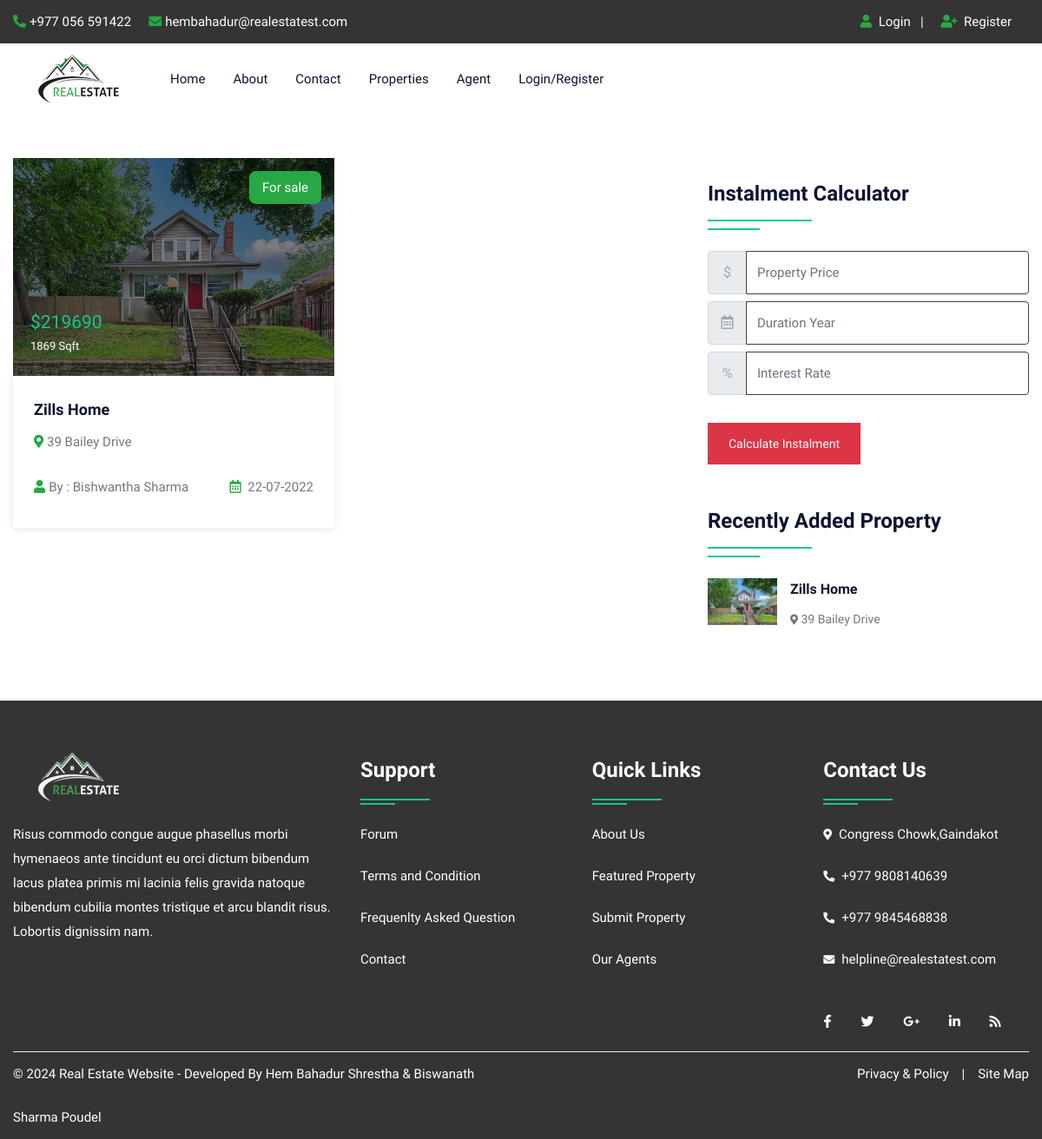
Page /stateproperty.php?id=Colotana on the committed database.
### tables this page shows
CREATE TABLE `property` (
  `pid` int(50) NOT NULL,
  `title` varchar(200) NOT NULL,
  `pcontent` longtext NOT NULL,
  `type` varchar(100) NOT NULL,
  `bhk` varchar(50) NOT NULL,
  `stype` varchar(100) NOT NULL,
  `bedroom` int(50) NOT NULL,
  `bathroom` int(50) NOT NULL,
  `balcony` int(50) NOT NULL,
  `kitchen` int(50) NOT NULL,
  `hall` int(50) NOT NULL,
  `floor` varchar(50) NOT NULL,
  `size` int(50) NOT NULL,
  `price` int(50) NOT NULL,
  `location` varchar(200) NOT NULL,
  `city` varchar(100) NOT NULL,
  `state` varchar(100) NOT NULL,
  `feature` longtext NOT NULL,
  `pimage` varchar(300) NOT NULL,
  `pimage1` varchar(300) NOT NULL,
  `pimage2` varchar(300) NOT NULL,
  `pimage3` varchar(300) NOT NULL,
  `pimage4` varchar(300) NOT NULL,
  `uid` int(50) NOT NULL,
  `status` varchar(50) NOT NULL,
  `mapimage` varchar(300) NOT NULL,
  `topmapimage` varchar(300) NOT NULL,
  `groundmapimage` varchar(300) NOT NULL,
  `totalfloor` varchar(50) NOT NULL,
  `date` datetime NOT NULL DEFAULT CURRENT_TIMESTAMP,
  `isFeatured` int(11) DEFAULT NULL
);

CREATE TABLE `user` (
  `uid` int(50) NOT NULL,
  `uname` varchar(100) NOT NULL,
  `uemail` varchar(100) NOT NULL,
  `uphone` varchar(20) NOT NULL,
  `upass` varchar(50) NOT NULL,
  `utype` varchar(50) NOT NULL,
  `uimage` varchar(300) NOT NULL
);

### stateproperty.php (the view, shortened to what this page needs)
<!DOCTYPE html>
<html lang="en">
<head>
    <link rel="stylesheet" type="text/css" href="css/bootstrap.min.css">
    <link rel="stylesheet" type="text/css" href="css/bootstrap-slider.css">
    <link rel="stylesheet" type="text/css" href="css/jquery-ui.css">
    <link rel="stylesheet" type="text/css" href="css/layerslider.css">
    <link rel="stylesheet" type="text/css" href="css/color.css" id="color-change">
    <link rel="stylesheet" type="text/css" href="css/owl.carousel.min.css">
    <link rel="stylesheet" type="text/css" href="css/font-awesome.min.css">
    <link rel="stylesheet" type="text/css" href="fonts/flaticon/flaticon.css">
    <link rel="stylesheet" type="text/css" href="css/style.css">
</head>
<body>
    <div id="page-wrapper">
        <div class="row">
            <?php include("include/header.php"); ?>
            <div class="full-row">
                <div class="container">
                    <div class="row">
                        <div class="col-lg-8">
                            <div class="row">
                                <?php
                                $state = $_REQUEST['id'];
                                $query = mysqli_query($con, "SELECT property.*, user.uname,user.utype,user.uimage FROM `property`,`user` WHERE property.uid=user.uid and state='$state'");
                                while ($row = mysqli_fetch_array($query)) {
                                ?>
                                    <div class="col-md-6">
                                        <div class="featured-thumb hover-zoomer mb-4">
                                            <div class="overlay-black overflow-hidden position-relative"> <img src="admin/property/<?php echo $row['18']; ?>" alt="pimage">
                                                <div class="sale bg-success text-white">For <?php echo $row['5']; ?></div>
                                                <div class="price text-primary text-capitalize">$<?php echo $row['13']; ?> <span class="text-white"><?php echo $row['12']; ?> Sqft</span></div>
                                            </div>
                                            <div class="featured-thumb-data shadow-one">
                                                <div class="p-4">
                                                    <h5 class="text-secondary hover-text-success mb-2 text-capitalize"><a href="propertydetail.php?pid=<?php echo $row['0']; ?>"><?php echo $row['1']; ?></a></h5>
                                                    <span class="location text-capitalize"><i class="fas fa-map-marker-alt text-success"></i> <?php echo $row['14']; ?></span>
                                                </div>
                                                <div class="px-4 pb-4 d-inline-block w-100">
                                                    <div class="float-left text-capitalize"><i class="fas fa-user text-success mr-1"></i>By : <?php echo $row['uname']; ?></div>
                                                    <div class="float-right"><i class="far fa-calendar-alt text-success mr-1"></i> <?php echo date('d-m-Y', strtotime($row['date'])); ?></div>
                                                </div>
                                            </div>
                                        </div>
                                    </div>
                                <?php } ?>
                            </div>
                        </div>
                        <div class="col-lg-4">
                            <div class="sidebar-widget">
                                <h4 class="double-down-line-left text-secondary position-relative pb-4 my-4">Instalment Calculator</h4>
                                <form class="d-inline-block w-100" action="calc.php" method="post">
                                    <div class="input-group mb-2 mr-sm-2">
                                        <div class="input-group-prepend">
                                            <div class="input-group-text">$</div>
                                        </div>
                                        <input type="text" class="form-control" name="amount" placeholder="Property Price">
                                    </div>
                                    <div class="input-group mb-2 mr-sm-2">
                                        <div class="input-group-prepend">
                                            <div class="input-group-text"><i class="far fa-calendar-alt"></i></div>
                                        </div>
                                        <input type="text" class="form-control" name="month" placeholder="Duration Year">
                                    </div>
                                    <div class="input-group mb-2 mr-sm-2">
                                        <div class="input-group-prepend">
                                            <div class="input-group-text">%</div>
                                        </div>
                                        <input type="text" class="form-control" name="interest" placeholder="Interest Rate">
                                    </div>
                                    <button type="submit" value="submit" name="calc" class="btn btn-danger mt-4">Calculate Instalment</button>
                                </form>
                            </div>
                            <div class="sidebar-widget mt-5">
                                <h4 class="double-down-line-left text-secondary position-relative pb-4 mb-4">Recently Added Property</h4>
                                <ul class="property_list_widget">
                                    <?php
                                    $query = mysqli_query($con, "SELECT * FROM `property` ORDER BY date DESC LIMIT 6");
                                    while ($row = mysqli_fetch_array($query)) {
                                    ?>
                                        <li> <img src="admin/property/<?php echo $row['18']; ?>" alt="pimage">
                                            <h6 class="text-secondary hover-text-success text-capitalize"><a href="propertydetail.php?pid=<?php echo $row['0']; ?>"><?php echo $row['1']; ?></a></h6>
                                            <span class="font-14"><i class="fas fa-map-marker-alt icon-success icon-small"></i> <?php echo $row['14']; ?></span>
                                        </li>
                                    <?php } ?>
                                </ul>
                            </div>
                        </div>
                    </div>
                </div>
            </div>
            <?php include("include/footer.php"); ?>
        </div>
    </div>
</body>
</html>

### css/color.css (style rules this page uses)
:root { --theme-ordinary-color: #74777b; }
:root { --theme-primary-color: #17c788; }
:root { --theme-secondary-color: #0d1432; }
:root { --theme-white-color: #fff; }
:root { --theme-light-color: #f8f8f8; }
:root { --theme-gray-color: #f5f5f5; }
:root { --theme-footer-color: #091b4b; }
:root { --theme-dark-color: #091b4b; }
:root { --text-light-color: #a3a7af; }
:root { --theme-primary-opacity-color: rgba(11, 191, 141, .8); }
:root { --theme-secondary-opacity-color: rgba(13, 20, 50, 0.7); }
:root { --theme-white-opacity-color: rgba(255, 255, 255, 0.3); }
:root { --theme-dark-opacity-color: rgba(0, 0, 0, 0.5); }
:root { --theme-ordinary-font: 'Muli', sans-serif; }
:root { --theme-highlight-font: 'Comfortaa', cursive; }

### rows in the picture
property: pimage (picture), stype "sale", price "219690", size "1869", title "Zills Home", location "39 Bailey Drive", uid.uname "Bishwantha Sharma", date "22-07-2022"
